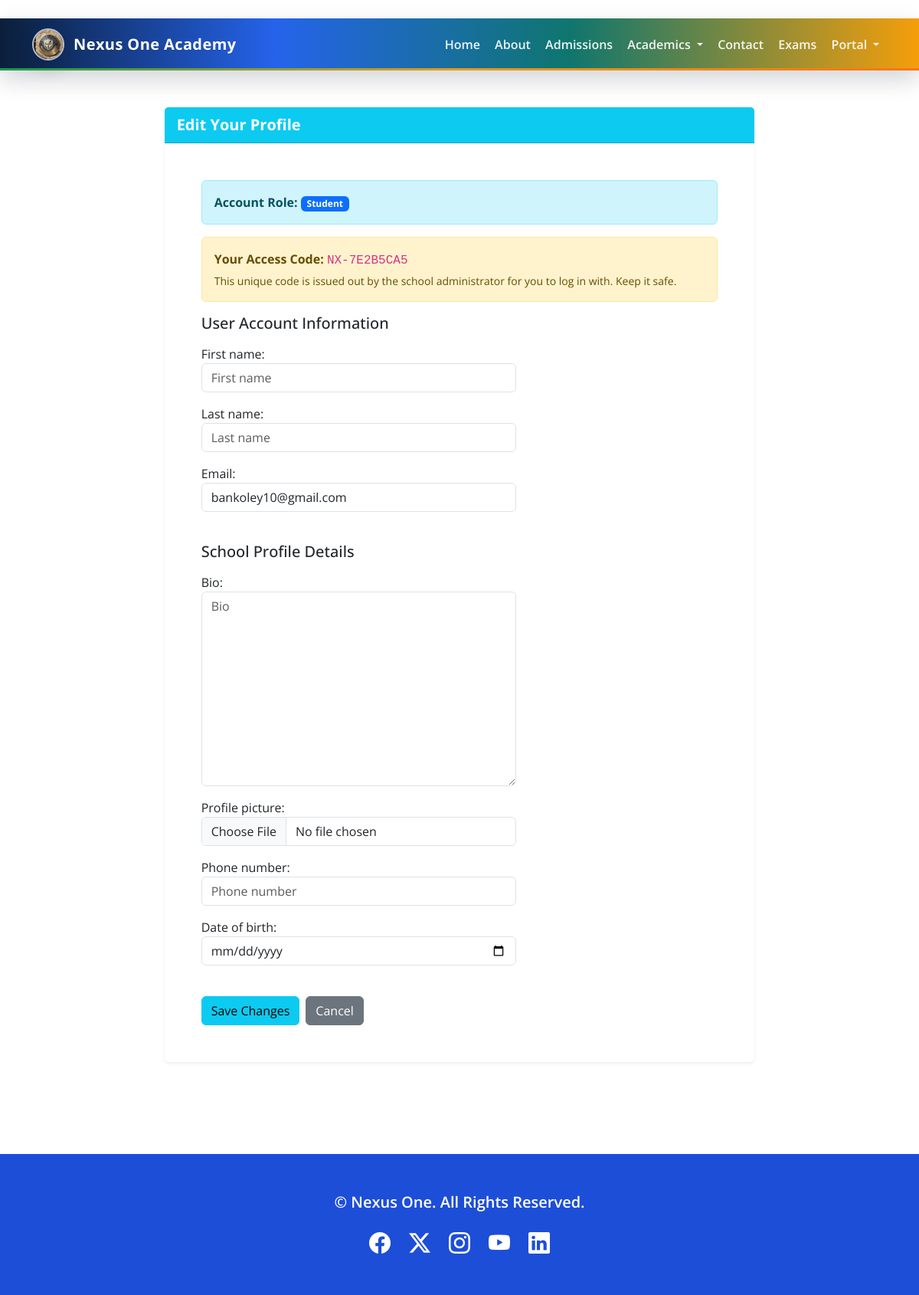
The app's page /accounts/profile/ (signed in), older data.
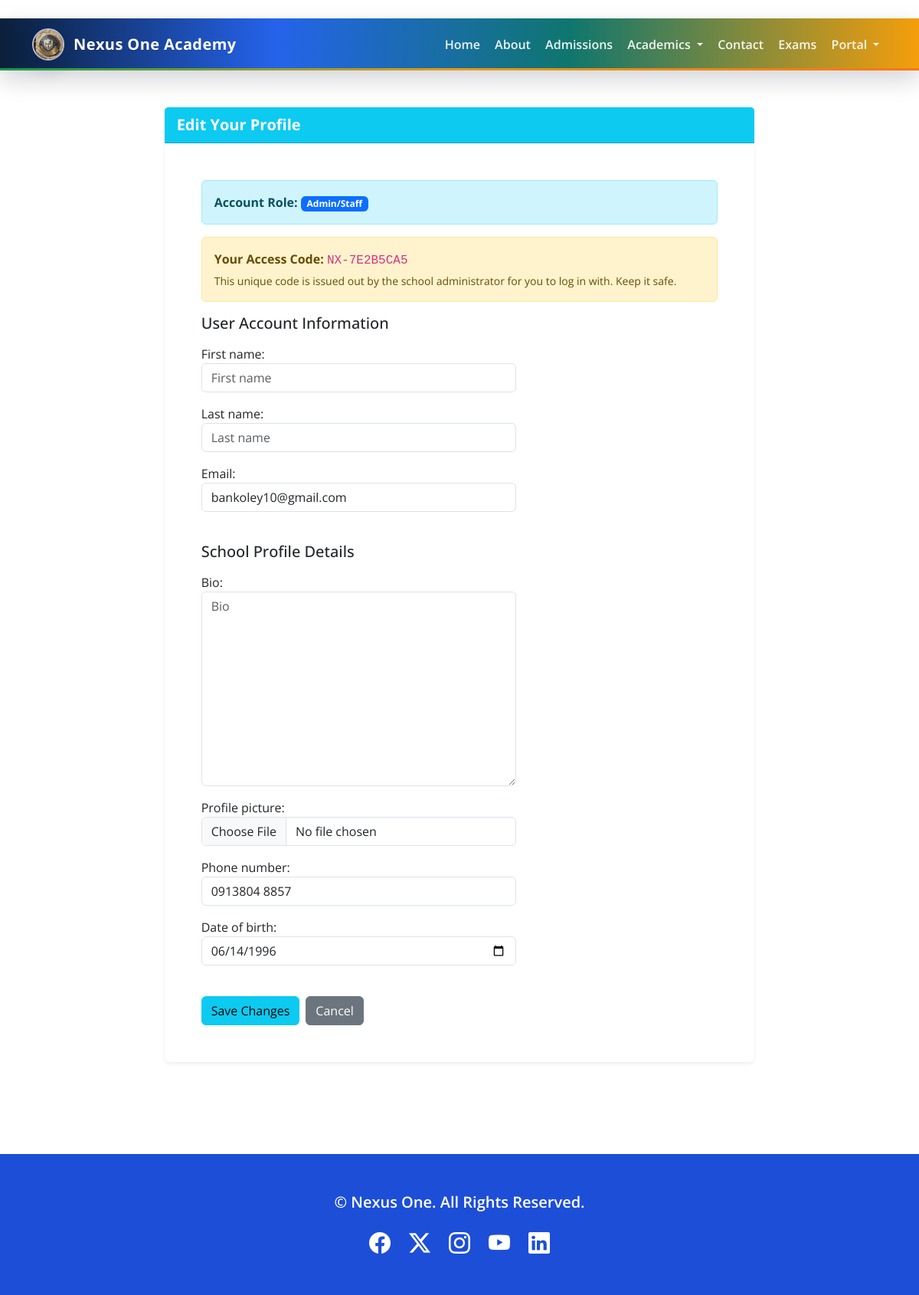
The same page, newer data.
### accounts/models.py (models this page shows, shortened)
class User(AbstractUser):
    class Roles(models.TextChoices):
        ADMIN = 'ADMIN', 'Admin/Staff'
        TEACHER = 'TEACHER', 'Teacher'
        STUDENT = 'STUDENT', 'Student'
        PARENT = 'PARENT', 'Parent'
    role = models.CharField(
        max_length=10,
        choices=Roles.choices,
        default=Roles.STUDENT,
    )
    email = models.EmailField(unique=True)
    REQUIRED_FIELDS = ['email']

class Profile(models.Model):
    user = models.OneToOneField(User, on_delete=models.CASCADE, related_name='profile')
    student_class = models.ForeignKey(
        'attendance.StudentClass',
        on_delete=models.SET_NULL,
        null=True,
        blank=True,
        related_name='student_profiles',
    )
    parent = models.ForeignKey(
        User,
        on_delete=models.SET_NULL,
        null=True,
        blank=True,
        related_name='children_profiles',
        limit_choices_to={'role': 'PARENT'},
        help_text="This student's parent/guardian account (grants them access to check this student's results).",
    )
    bio = models.TextField(max_length=500, blank=True)
    profile_picture = models.ImageField(upload_to='profile_pics/', blank=True, null=True)
    student_id_or_staff_code = models.CharField(max_length=20, blank=True, null=True)
    phone_number = models.CharField(max_length=15, blank=True)
    date_of_birth = models.DateField(null=True, blank=True)
    address = models.TextField(blank=True, default='')
    city = models.CharField(max_length=100, blank=True, default='')
    state = models.CharField(max_length=100, blank=True, default='')
    postal_code = models.CharField(max_length=20, blank=True, default='')
    country = models.CharField(max_length=100, blank=True, default='Nigeria')
    access_code = models.CharField(
        max_length=20,
        unique=True,
        blank=True,
        help_text='Unique login code generated at registration, issued out by the admin.',
    )
    class Meta:
        permissions = [
            ('access_teacher_dashboard', 'Can access teacher dashboard'),
            ('access_student_dashboard', 'Can access student dashboard'),
            ('access_parent_dashboard', 'Can access parent dashboard'),
            ('manage_school_operations', 'Can manage school operations (invoices, results, timetable admin)'),
        ]

### accounts/views.py (the view, shortened to what this page needs)
# urls.py: path('profile/', EditProfileView.as_view(), name='profile'),
class EditProfileView(LoginRequiredMixin, View):
    template_name = 'accounts/profile_edit.html'
    def get(self, request, *args, **kwargs):
        profile, _ = Profile.objects.get_or_create(user=request.user)
        u_form = UserUpdateForm(instance=request.user)
        p_form = ProfileUpdateForm(instance=profile)
        return render(request, self.template_name, {'u_form': u_form, 'p_form': p_form, 'profile': profile})

### accounts/forms.py
class UserUpdateForm(forms.ModelForm):
    class Meta:
        model = User
        fields = ['first_name', 'last_name', 'email']
    def __init__(self, *args, **kwargs):
        super().__init__(*args, **kwargs)
        for field in self.fields.values():
            field.widget.attrs.update({'class': 'form-control'})
            field.widget.attrs['placeholder'] = field.label

class ProfileUpdateForm(forms.ModelForm):
    class Meta:
        model = Profile
        fields = ['bio', 'profile_picture', 'phone_number', 'date_of_birth']
        widgets = {
            'date_of_birth': forms.DateInput(attrs={'type': 'date'}),
        }
    def __init__(self, *args, **kwargs):
        super().__init__(*args, **kwargs)
        for field in self.fields.values():
            field.widget.attrs.update({'class': 'form-control'})
            field.widget.attrs['placeholder'] = field.label

### accounts/permissions.py (called while the page is built)
def can_manage_school_operations(user):
    if not getattr(user, 'is_authenticated', False):
        return False
    return user.is_staff or user.has_perm(MANAGE_SCHOOL_OPERATIONS_PERM)

### accounts/templates/accounts/profile_edit.html (shortened to what this page needs)
{% extends 'base.html' %}
{% block content %}
<div class="row justify-content-center mt-5">
    <div class="col-md-8">
        <div class="card shadow-sm border-0">
            <div class="card-header bg-info text-white">
                <h4 class="mb-0"> Edit Your Profile</h4>
            </div>
            <div class="card-body p-5">
                <div class="alert alert-info">
                    <strong>Account Role:</strong> <span class="badge bg-primary">{{ request.user.get_role_display }}</span>
                </div>
                <div class="alert alert-warning">
                    <strong>Your Access Code:</strong> <code class="fs-6">{{ profile.access_code }}</code>
                    <div class="small mt-1">This unique code is issued out by the school administrator for you to log in with. Keep it safe.</div>
                </div>
                <form method="post" enctype="multipart/form-data" novalidate>
                    <fieldset class="mb-4">
                        <legend class="h5 mb-3"> User Account Information</legend>
                        {{ u_form.as_p }}
                    </fieldset>
                    <fieldset class="mb-4">
                        <legend class="h5 mb-3"> School Profile Details</legend>
                        {{ p_form.as_p }}
                    </fieldset>
                    <div class="d-flex gap-2 mt-4">
                        <button type="submit" class="btn btn-info">
                             Save Changes
                        </button>
                        <a href="{% url 'accounts:profile' %}" class="btn btn-secondary">
                             Cancel
                        </a>
                    </div>
                </form>
            </div>
        </div>
    </div>
</div>
{% endblock %}

Row changes from the older to the newer data that the page shows:
changed User "bankoley10@gmail.com": user.role "Student" → "Admin/Staff"
changed Profile "NX-7E2B5CA5": phone_number (not shown) → "0913804 8857"; date_of_birth (not shown) → "06/14/1996"
